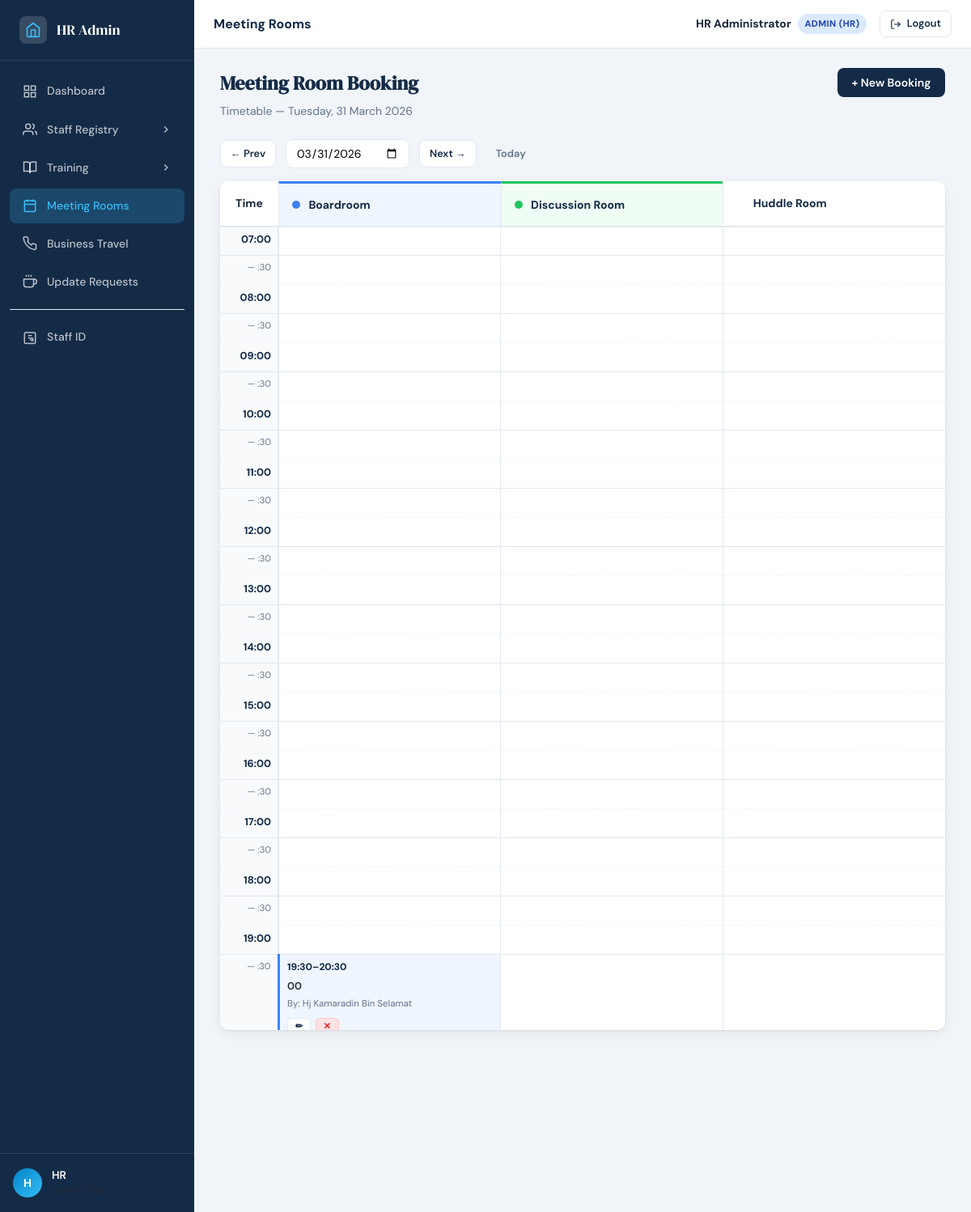
The page /dashboard.php?page=rooms (signed in) on the database its author committed.
### tables this page shows
CREATE TABLE `meeting_rooms` (
  `id` int(11) NOT NULL,
  `name` varchar(100) NOT NULL,
  `description` varchar(200) DEFAULT NULL,
  `capacity` int(11) NOT NULL,
  `color_class` varchar(50) DEFAULT NULL,
  `pic_user_id` int(11) DEFAULT NULL
);

CREATE TABLE `room_bookings` (
  `id` int(11) NOT NULL,
  `room_id` int(11) NOT NULL,
  `booked_by_id` int(11) NOT NULL,
  `booked_by_name` varchar(100) NOT NULL,
  `booking_date` date NOT NULL,
  `start_time` time NOT NULL,
  `end_time` time NOT NULL,
  `purpose` text DEFAULT NULL,
  `status` enum('pending','approved','rejected') NOT NULL DEFAULT 'pending',
  `approved_by` int(11) DEFAULT NULL,
  `approved_at` timestamp NULL DEFAULT NULL,
  `approval_note` text DEFAULT NULL,
  `created_at` timestamp NOT NULL DEFAULT current_timestamp(),
  `updated_at` timestamp NOT NULL DEFAULT current_timestamp() ON UPDATE current_timestamp(),
  `approved_by_id` int(11) DEFAULT NULL,
  `approved_by_name` varchar(100) DEFAULT NULL,
  `rejection_reason` varchar(255) DEFAULT NULL
);

### includes/auth.php (called while the page is built, shortened)
<?php
function getRole() {
    return $_SESSION['role'] ?? '';
}
function isAdmin() {
    return in_array(getRole(), ['admin_it', 'admin_hr']);
}

### pages/rooms.php (the view, shortened to what this page needs)
<?php
$pdo  = getDB();
$user = currentUser();
$viewDate = $_GET['date'] ?? date('Y-m-d');
$rooms = $pdo->query("SELECT * FROM meeting_rooms ORDER BY id")->fetchAll();
$stmt = $pdo->prepare("
    SELECT rb.*, mr.name as room_name, mr.color_class, mr.capacity
    FROM room_bookings rb
    JOIN meeting_rooms mr ON rb.room_id = mr.id
    WHERE rb.booking_date = ?
    ORDER BY rb.room_id, rb.start_time
");
$stmt->execute([$viewDate]);
$dayBookings = $stmt->fetchAll();
$bookingsByRoom = [];
foreach ($dayBookings as $b) { $bookingsByRoom[$b['room_id']][] = $b; }
$startHour   = 7;
$endHour     = 20;
$slotMinutes = 30;
$totalSlots  = (($endHour - $startHour) * 60) / $slotMinutes;
function toMinutes($timeStr) {
    [$h, $m] = explode(':', $timeStr);
    return (int)$h * 60 + (int)$m;
}
$roomSlotMap = [];
foreach ($rooms as $rm) {
    $rid   = $rm['id'];
    $slots = array_fill(0, $totalSlots, null);
    foreach ($bookingsByRoom[$rid] ?? [] as $b) {
        $bStart    = toMinutes($b['start_time']);
        $bEnd      = toMinutes($b['end_time']);
        $gridStart = $startHour * 60;
        for ($s = 0; $s < $totalSlots; $s++) {
            $slotStart = $gridStart + $s * $slotMinutes;
            $slotEnd   = $slotStart + $slotMinutes;
            if ($slotStart < $bEnd && $slotEnd > $bStart) { $slots[$s] = $b; }
        }
    }
    $roomSlotMap[$rid] = $slots;
}
function getBookingFirstSlot($booking, $startHour, $slotMinutes) {
    $bStartMin = toMinutes($booking['start_time']);
    $gridStart = $startHour * 60;
    return max(0, (int)(($bStartMin - $gridStart) / $slotMinutes));
}
function getBookingRowspan($booking, $slotMinutes) {
    $bStartMin = toMinutes($booking['start_time']);
    $bEndMin   = toMinutes($booking['end_time']);
    return max(1, (int)(ceil(($bEndMin - $bStartMin) / $slotMinutes)));
}
?>
<div class="page-header">
    <div>
        <h2>Meeting Room Booking</h2>
        <p class="page-subtitle">Timetable — <?= date('l, d F Y', strtotime($viewDate)) ?></p>
    </div>
    <div style="display:flex; gap:.5rem;">
        <button class="btn btn-primary" onclick="openBookingModal(null)">+ New Booking</button>
    </div>
</div>
<div class="date-nav">
    <a href="?page=rooms&date=<?= date('Y-m-d', strtotime($viewDate . ' -1 day')) ?>" class="btn btn-outline btn-sm">← Prev</a>
    <form method="GET" class="date-form">
        <input type="date" name="date" value="<?= $viewDate ?>" onchange="this.form.submit()" class="date-input">
    </form>
    <a href="?page=rooms&date=<?= date('Y-m-d', strtotime($viewDate . ' +1 day')) ?>" class="btn btn-outline btn-sm">Next →</a>
    <a href="?page=rooms&date=<?= date('Y-m-d') ?>" class="btn btn-ghost btn-sm">Today</a>
</div>
<div class="card timetable-card">
    <div class="timetable-scroll">
        <table class="timetable">
            <thead>
                <tr>
                    <th class="tt-time-col">Time</th>
                    <?php foreach ($rooms as $rm): ?>
                    <th class="tt-room-col">
                        <div class="tt-room-header tt-header-<?= $rm['color_class'] ?>">
                            <span class="tt-dot tt-dot-<?= $rm['color_class'] ?>"></span>
                            <div class="tt-room-info">
                                <strong><?= htmlspecialchars($rm['name']) ?></strong>
                            </div>
                        </div>
                    </th>
                    <?php endforeach; ?>
                </tr>
            </thead>
            <tbody>
            <?php
            for ($s = 0; $s < $totalSlots; $s++):
                $slotMinAbs = $startHour * 60 + $s * $slotMinutes;
                $slotH      = intdiv($slotMinAbs, 60);
                $slotM      = $slotMinAbs % 60;
                $timeLabel  = sprintf('%02d:%02d', $slotH, $slotM);
                $isHour     = ($slotM === 0);
            ?>
            <tr class="tt-row <?= $isHour ? 'tt-row-hour' : 'tt-row-half' ?>">
                <td class="tt-time-cell <?= $isHour ? 'tt-time-major' : 'tt-time-minor' ?>">
                    <?php if ($isHour): ?><span class="tt-hour-label"><?= $timeLabel ?></span><?php else: ?><span class="tt-half-label">— :30</span><?php endif; ?>
                </td>
                <?php foreach ($rooms as $rm):
                    $rid = $rm['id'];
                    $booking = $roomSlotMap[$rid][$s] ?? null;
                    if ($booking):
                        $firstSlot = getBookingFirstSlot($booking, $startHour, $slotMinutes);
                        if ($s === $firstSlot):
                            $rowspan  = getBookingRowspan($booking, $slotMinutes);
                            $canEdit  = isAdmin() || ($booking['booked_by_id'] == $user['id']);
                ?>
                        <td rowspan="<?= $rowspan ?>" class="tt-booked-cell tt-booked-<?= $rm['color_class'] ?>">
                            <div class="tt-booking-block">
                                <div class="tt-bk-time"><?= date('H:i', strtotime($booking['start_time'])) ?>–<?= date('H:i', strtotime($booking['end_time'])) ?></div>
                                <div class="tt-bk-purpose"><?= htmlspecialchars($booking['purpose']) ?></div>
                                <div class="tt-bk-by">By: <?= htmlspecialchars($booking['booked_by_name']) ?></div>
                                <?php if ($canEdit): ?>
                                <div class="tt-bk-actions">
                                    <button type="button" class="tt-btn-edit" onclick="openBookingModal(<?= htmlspecialchars(json_encode($booking)) ?>)">✏</button>
                                    <button type="button" class="tt-btn-cancel" onclick="confirmCancelBooking(<?= $booking['id'] ?>)">✕</button>
                                </div>
                                <?php endif; ?>
                            </div>
                        </td>
                <?php
                        endif;
                    else:
                ?>
                        <td class="tt-free-cell" onclick="openBookingModalWithTime('<?= $rm['id'] ?>', '<?= $timeLabel ?>')">
                        </td>
                <?php
                    endif;
                endforeach; ?>
            </tr>
            <?php endfor; ?>
            </tbody>
        </table>
    </div>
</div>

### rows shown on the page
meeting_rooms: name "Boardroom"
meeting_rooms: name "Discussion Room"
meeting_rooms: name "Huddle Room"
room_bookings: start_time "19:30", end_time "20:30", purpose "00", booked_by_name "Hj Kamaradin Bin Selamat"

### other values the page prints
substr($user['name'],0,1) "H"
explode(' ',$user['name'])[0] "HR"
$titles[$page] "Meeting Rooms"
$user['name'] "HR Administrator"
getRoleLabel() "ADMIN (HR)"
$timeLabel "07:00"
$timeLabel "08:00"
$timeLabel "09:00"
$timeLabel "10:00"
$timeLabel "11:00"
$timeLabel "12:00"
$timeLabel "13:00"
$timeLabel "14:00"
$timeLabel "15:00"
$timeLabel "16:00"
